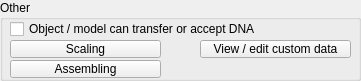
  <widget class="QGroupBox" name="groupBox_8">
   <property name="geometry">
    <rect>
     <x>10</x>
     <y>390</y>
     <width>361</width>
     <height>81</height>
    </rect>
   </property>
   <property name="title">
    <string>Other</string>
   </property>
   <property name="flat">
    <bool>true</bool>
   </property>
   <widget class="QToolButton" name="qqOpenScalingDialog">
    <property name="geometry">
     <rect>
      <x>10</x>
      <y>40</y>
      <width>151</width>
      <height>18</height>
     </rect>
    </property>
    <property name="focusPolicy">
     <enum>Qt::StrongFocus</enum>
    </property>
    <property name="text">
     <string>Scaling</string>
    </property>
   </widget>
   <widget class="QToolButton" name="qqOpenCustomDataDialog">
    <property name="geometry">
     <rect>
      <x>200</x>
      <y>40</y>
      <width>151</width>
      <height>18</height>
     </rect>
    </property>
    <property name="focusPolicy">
     <enum>Qt::StrongFocus</enum>
    </property>
    <property name="text">
     <string>View / edit custom data</string>
    </property>
   </widget>
   <widget class="QToolButton" name="qqAssembling">
    <property name="geometry">
     <rect>
      <x>10</x>
      <y>60</y>
      <width>151</width>
      <height>18</height>
     </rect>
    </property>
    <property name="focusPolicy">
     <enum>Qt::StrongFocus</enum>
    </property>
    <property name="text">
     <string>Assembling</string>
    </property>
   </widget>
   <widget class="QCheckBox" name="qqUpdatable">
    <property name="geometry">
     <rect>
      <x>10</x>
      <y>20</y>
      <width>281</width>
      <height>18</height>
     </rect>
    </property>
    <property name="focusPolicy">
     <enum>Qt::StrongFocus</enum>
    </property>
    <property name="text">
     <string>Object / model can transfer or accept DNA</string>
    </property>
   </widget>
  </widget>
